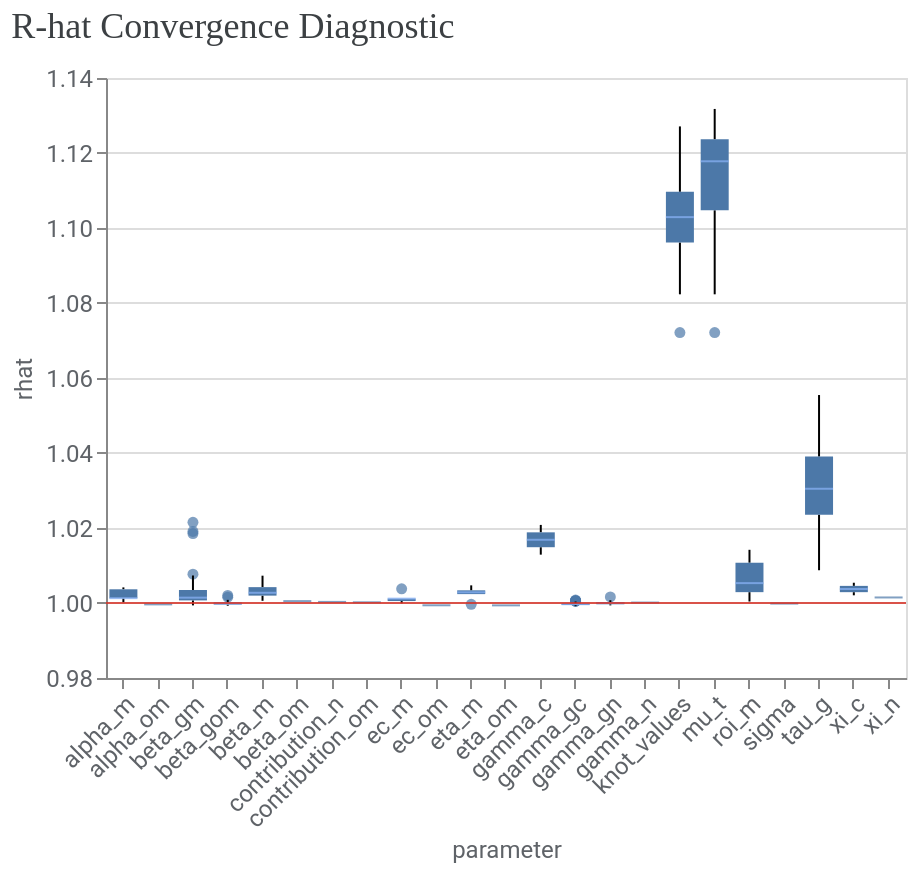

Notebook code cell kept with this figure:
### Markdown cell above
To further assess convergence and model fit, you can use the methods from `visualizer` module.

1\. Assess convergence. Run the following code to generate r-hat statistics. R-hat close to 1.0 indicate convergence. R-hat < 1.2 indicates approximate convergence and is a reasonable threshold for many problems.

### Code cell
model_diagnostics = visualizer.ModelDiagnostics(mmm)
model_diagnostics.plot_rhat_boxplot()

### Figure 1 — Vega-Lite specification as saved in the notebook (floating-point values rounded to 4 significant figures; data arrays with more than 128 entries replaced by an {"elided": "..."} marker saying what was removed)
{"config": {"view": {"continuousWidth": 300, "continuousHeight": 300}, "axis": {"labelColor": "#5F6368", "labelFont": "Roboto", "labelFontSize": 12, "titleColor": "#5F6368", "titleFont": "Roboto", "titleFontSize": 12, "titleFontWeight": "normal"}}, "layer": [{"data": {"name": "data-3f4a32eeb1c9ac6cb43549d8f8489ba7"}, "mark": {"type": "boxplot", "median": {"color": "#8AB4F8"}, "outliers": {"filled": true}}, "encoding": {"x": {"axis": {"labelAngle": -45}, "field": "parameter", "type": "nominal"}, "y": {"field": "rhat", "scale": {"zero": false}, "type": "quantitative"}}}, {"data": {"name": "empty"}, "mark": {"type": "rule", "color": "#D93025", "opacity": 0.8}, "encoding": {"y": {"datum": 1}}}], "title": {"text": "R-hat Convergence Diagnostic", "anchor": "start", "color": "#3C4043", "font": "Google Sans Display", "fontSize": 18, "fontWeight": "normal", "offset": 10}, "width": 400, "$schema": "https://vega.github.io/schema/vega-lite/v5.20.1.json", "datasets": {"data-3f4a32eeb1c9ac6cb43549d8f8489ba7": {"elided": "659 records"}, "empty": [{}]}}
